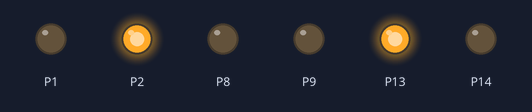
Recording of a program running on a simulated BBC micro:bit (MakeCode). Parts: output pins drawn as LEDs (lit = HIGH).

Above: at 0.1 s.
At 2.71 s:
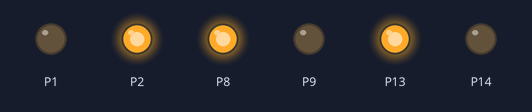
At 10.6 s:
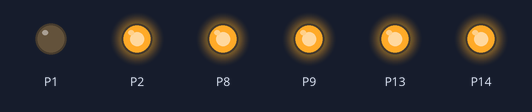
At 16.22 s:
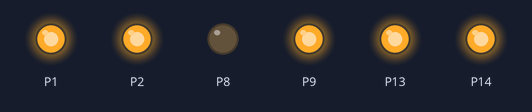
At 34.4 s:
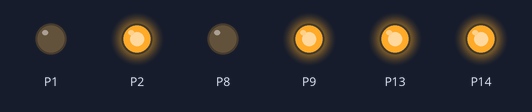
Timing chart, 0 to 40.0 s (numbered marks = the images above):
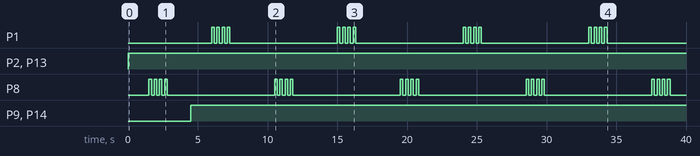

The program:

main.ts
```typescript
led.enable(false)
basic.forever(function () {
    pins.digitalWritePin(DigitalPin.P13, 1)
    pins.digitalWritePin(DigitalPin.P2, 1)
    basic.pause(1500)
    for (let index = 0; index < 4; index++) {
        pins.digitalWritePin(DigitalPin.P8, 1)
        basic.pause(187.5)
        pins.digitalWritePin(DigitalPin.P8, 0)
        basic.pause(187.5)
    }
    pins.digitalWritePin(DigitalPin.P2, 1)
    basic.pause(1500)
    pins.digitalWritePin(DigitalPin.P9, 1)
    pins.digitalWritePin(DigitalPin.P14, 1)
    basic.pause(1500)
    pins.digitalWritePin(DigitalPin.P9, 1)
    for (let index = 0; index < 4; index++) {
        pins.digitalWritePin(DigitalPin.P1, 1)
        basic.pause(187.5)
        pins.digitalWritePin(DigitalPin.P1, 0)
        basic.pause(187.5)
    }
    basic.pause(1500)
})
```

test.ts
```typescript
// aquí va el archivo "tests"; esto no se compilará cuando este paquete se utilice como una extensión.
```

Measured:
- by itself, P1, P8: repeats every 9.0 s: 3 × (LOW 0.19 s, HIGH 0.19 s), LOW 7.7 s, HIGH 0.19 s
- by itself, P2, P13: LOW → HIGH at 0.00 s
- by itself, P9, P14: LOW → HIGH at 4.5 s
